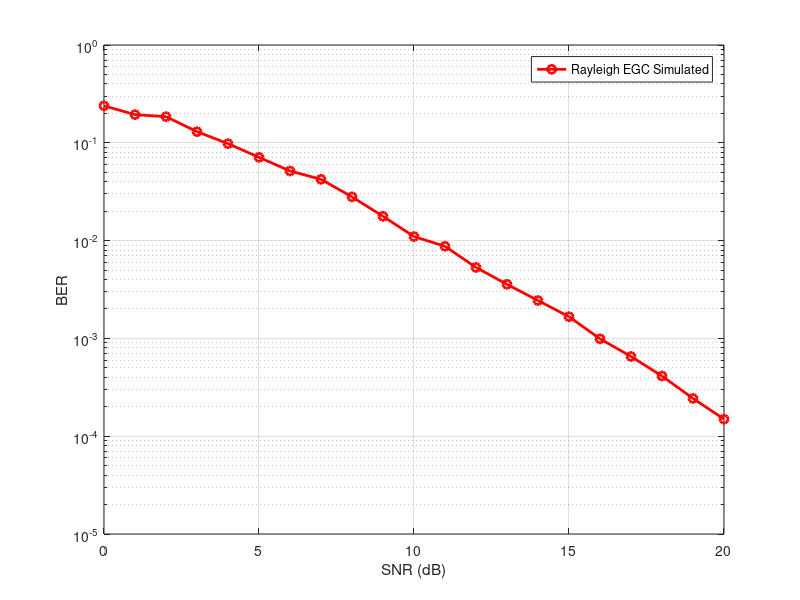

Reproduce this figure in MATLAB.
clc; 
close all; 
clear all; 
% Number of information bits 
m= 10^3; 
%Range of SNR values 
snr_dB = [0:1:20]; 
for j=1:1:length(snr_dB) 
n_err = 0; 
n_bits = 0; 
while n_err < 100 
inf_bits=round(rand(1,m)); 
% BPSK modulator 
x=-2*(inf_bits-0.5); 
% Noise variance 
N0=1/10^(snr_dB(j)/10); 
n1 = sqrt(N0/2)*abs((randn(1,length(x)) + i*randn(1,length(x)))); %noise for the first 
n2 = sqrt(N0/2)*abs((randn(1,length(x)) + i*randn(1,length(x)))); %noise for the first 
h1 = sqrt(0.5)*abs((randn(1,length(x)) + i*randn(1,length(x)))); %rayleigh amplitude 1 
h2 = sqrt(0.5)*abs((randn(1,length(x)) + i*randn(1,length(x)))); %rayleigh amplitude 1 
%Equal Gain combining 
y1 = h1.*x+n1; % Signal 1 
y2 = h2.*x+n2; % Signal 2 
y_equal = 0.5*(y1+y2); 
% dec_metric=(norm(y_equal- h1*x-h2*x))^2; 
% Decision making at the Receiver 
est_bits=y_equal < 0; 
% Calculate Bit Errors 
diff=inf_bits-est_bits; 
n_err=n_err+sum(abs(diff)); 
n_bits=n_bits+length(inf_bits); 
end 
% Calculate Bit Error Rate 
BER(j)=n_err/n_bits; 
end 
semilogy(snr_dB,BER,'or-','LineWidth',2); 
legend('Rayleigh EGC Simulated', 'Rayleigh Theoretical'); 
axis([0 20 10^-5 1]); 
xlabel('SNR (dB)'); 
ylabel('BER'); 
grid on;
